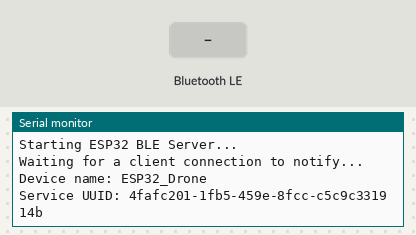
Bench run of a sketch on a simulated ESP32. On the bench: the last lines printed to the serial monitor. The test bench sets the inputs (shaded band). Nothing arrives over Bluetooth unless stated; a phone connects over Bluetooth LE 3 s after start.

Above: at 1.2 s.
1.3 s: Bluetooth LE write "1" received
At 2.5 s:
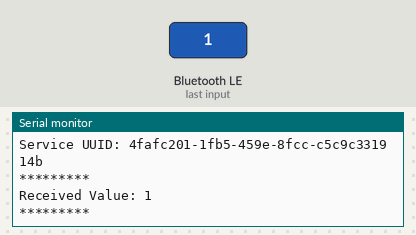
2.8 s: Bluetooth LE write "0" received
At 2.96 s:
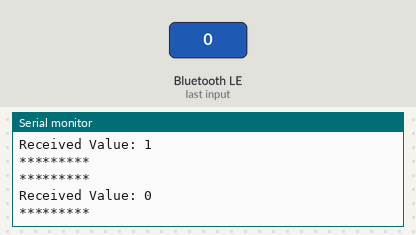
4.5 s: Bluetooth LE write "2" received
At 5.1 s:
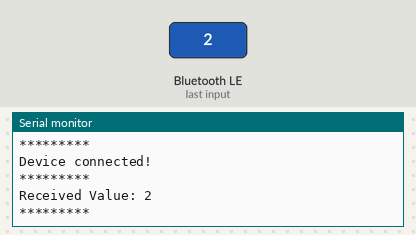

The sketch:

esp32_ble_server.ino
```cpp
/*
 * ESP32 BLE Server for Drone BLE App
 * This code makes ESP32 discoverable and connectable via BLE
 */

#include <BLEDevice.h>
#include <BLEServer.h>
#include <BLEUtils.h>
#include <BLE2902.h>

// BLE Server name - this is what your Android app will see
#define DEVICE_NAME "ESP32_Drone"

// Service UUID (you can change this)
#define SERVICE_UUID        "4fafc201-1fb5-459e-8fcc-c5c9c331914b"
// Characteristic UUID (you can change this)
#define CHARACTERISTIC_UUID "beb5483e-36e1-4688-b7f5-ea07361b26a8"

BLEServer* pServer = NULL;
BLECharacteristic* pCharacteristic = NULL;
bool deviceConnected = false;
bool oldDeviceConnected = false;

// Callback class for server events
class MyServerCallbacks: public BLEServerCallbacks {
    void onConnect(BLEServer* pServer) {
      deviceConnected = true;
      Serial.println("Device connected!");
    };

    void onDisconnect(BLEServer* pServer) {
      deviceConnected = false;
      Serial.println("Device disconnected!");
    }
};

// Callback class for characteristic events
class MyCallbacks: public BLECharacteristicCallbacks {
    void onWrite(BLECharacteristic *pCharacteristic) {
      std::string rxValue = pCharacteristic->getValue();

      if (rxValue.length() > 0) {
        Serial.println("*********");
        Serial.print("Received Value: ");
        for (int i = 0; i < rxValue.length(); i++)
          Serial.print(rxValue[i]);
        Serial.println();
        Serial.println("*********");
      }
    }
};

void setup() {
  Serial.begin(115200);
  Serial.println("Starting ESP32 BLE Server...");

  // Initialize BLE Device
  BLEDevice::init(DEVICE_NAME);

  // Create BLE Server
  pServer = BLEDevice::createServer();
  pServer->setCallbacks(new MyServerCallbacks());

  // Create BLE Service
  BLEService *pService = pServer->createService(SERVICE_UUID);

  // Create BLE Characteristic
  pCharacteristic = pService->createCharacteristic(
                      CHARACTERISTIC_UUID,
                      BLECharacteristic::PROPERTY_READ   |
                      BLECharacteristic::PROPERTY_WRITE  |
                      BLECharacteristic::PROPERTY_NOTIFY |
                      BLECharacteristic::PROPERTY_INDICATE
                    );

  pCharacteristic->setCallbacks(new MyCallbacks());

  // Add descriptor for notifications
  pCharacteristic->addDescriptor(new BLE2902());

  // Start the service
  pService->start();

  // Start advertising
  BLEAdvertising *pAdvertising = BLEDevice::getAdvertising();
  pAdvertising->addServiceUUID(SERVICE_UUID);
  pAdvertising->setScanResponse(false);
  pAdvertising->setMinPreferred(0x0);  // set value to 0x00 to not advertise this parameter
  BLEDevice::startAdvertising();

  Serial.println("Waiting for a client connection to notify...");
  Serial.println("Device name: " + String(DEVICE_NAME));
  Serial.println("Service UUID: " + String(SERVICE_UUID));
}

void loop() {
  // Handle disconnection
  if (!deviceConnected && oldDeviceConnected) {
    delay(500); // give the bluetooth stack the chance to get things ready
    pServer->startAdvertising(); // restart advertising
    Serial.println("Start advertising again");
    oldDeviceConnected = deviceConnected;
  }

  // Handle connection
  if (deviceConnected && !oldDeviceConnected) {
    oldDeviceConnected = deviceConnected;
  }

  // Send data periodically when connected (optional)
  if (deviceConnected) {
    // You can send data here if needed
    // String value = "Hello from ESP32";
    // pCharacteristic->setValue(value.c_str());
    // pCharacteristic->notify();
    delay(1000);
  }

  delay(100);
}
```

Measured:
- after the input at 1.3 s, the serial monitor: prints a new line at once (image 1)
- after the input at 2.8 s, the serial monitor: prints a new line at once (image 2)
- after the input at 4.5 s, the serial monitor: prints a new line at once (image 3)
